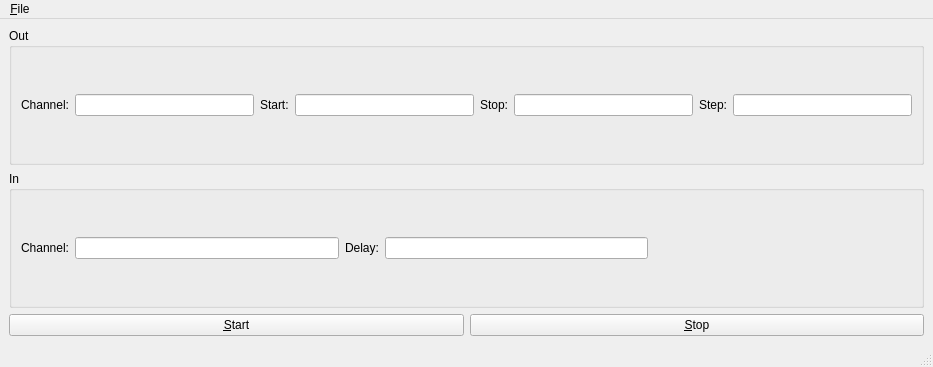
<?xml version="1.0" encoding="UTF-8"?>
<ui version="4.0">
 <class>MainWindow</class>
 <widget class="QMainWindow" name="MainWindow">
  <property name="geometry">
   <rect>
    <x>0</x>
    <y>0</y>
    <width>933</width>
    <height>367</height>
   </rect>
  </property>
  <property name="windowTitle">
   <string>MainWindow</string>
  </property>
  <widget class="QWidget" name="centralwidget">
   <layout class="QVBoxLayout" name="verticalLayout">
    <item>
     <widget class="QGroupBox" name="groupBox">
      <property name="sizePolicy">
       <sizepolicy hsizetype="Minimum" vsizetype="Preferred">
        <horstretch>0</horstretch>
        <verstretch>0</verstretch>
       </sizepolicy>
      </property>
      <property name="title">
       <string>Out</string>
      </property>
      <layout class="QGridLayout" name="gridLayout">
       <item row="1" column="6">
        <widget class="QLabel" name="label_4">
         <property name="text">
          <string>Step:</string>
         </property>
        </widget>
       </item>
       <item row="1" column="7">
        <widget class="QLineEdit" name="out_step_line"/>
       </item>
       <item row="1" column="5">
        <widget class="QLineEdit" name="out_stop_line"/>
       </item>
       <item row="1" column="4">
        <widget class="QLabel" name="label_3">
         <property name="text">
          <string>Stop:</string>
         </property>
        </widget>
       </item>
       <item row="1" column="0">
        <widget class="QLabel" name="label">
         <property name="text">
          <string>Channel:</string>
         </property>
        </widget>
       </item>
       <item row="1" column="1">
        <widget class="QLineEdit" name="out_channel_line">
         <property name="sizePolicy">
          <sizepolicy hsizetype="Expanding" vsizetype="Fixed">
           <horstretch>0</horstretch>
           <verstretch>0</verstretch>
          </sizepolicy>
         </property>
         <property name="minimumSize">
          <size>
           <width>0</width>
           <height>0</height>
          </size>
         </property>
         <property name="maxLength">
          <number>2</number>
         </property>
        </widget>
       </item>
       <item row="1" column="3">
        <widget class="QLineEdit" name="out_start_line"/>
       </item>
       <item row="1" column="2">
        <widget class="QLabel" name="label_2">
         <property name="text">
          <string>Start:</string>
         </property>
        </widget>
       </item>
      </layout>
     </widget>
    </item>
    <item>
     <widget class="QGroupBox" name="groupBox_2">
      <property name="title">
       <string>In</string>
      </property>
      <layout class="QGridLayout" name="gridLayout_2">
       <item row="0" column="1">
        <widget class="QLineEdit" name="in_channel_line">
         <property name="sizePolicy">
          <sizepolicy hsizetype="Expanding" vsizetype="Fixed">
           <horstretch>0</horstretch>
           <verstretch>0</verstretch>
          </sizepolicy>
         </property>
         <property name="minimumSize">
          <size>
           <width>0</width>
           <height>0</height>
          </size>
         </property>
         <property name="maxLength">
          <number>2</number>
         </property>
        </widget>
       </item>
       <item row="0" column="0">
        <widget class="QLabel" name="label_5">
         <property name="text">
          <string>Channel:</string>
         </property>
        </widget>
       </item>
       <item row="0" column="2">
        <widget class="QLabel" name="label_6">
         <property name="text">
          <string>Delay:</string>
         </property>
        </widget>
       </item>
       <item row="0" column="3">
        <widget class="QLineEdit" name="in_delay_line"/>
       </item>
       <item row="0" column="4">
        <spacer name="horizontalSpacer">
         <property name="orientation">
          <enum>Qt::Horizontal</enum>
         </property>
         <property name="sizeHint" stdset="0">
          <size>
           <width>40</width>
           <height>20</height>
          </size>
         </property>
        </spacer>
       </item>
      </layout>
     </widget>
    </item>
    <item>
     <layout class="QHBoxLayout" name="horizontalLayout">
      <item>
       <widget class="QPushButton" name="start_button">
        <property name="text">
         <string>&amp;Start</string>
        </property>
       </widget>
      </item>
      <item>
       <widget class="QPushButton" name="stop_button">
        <property name="text">
         <string>&amp;Stop</string>
        </property>
       </widget>
      </item>
     </layout>
    </item>
   </layout>
  </widget>
  <widget class="QMenuBar" name="menubar">
   <property name="geometry">
    <rect>
     <x>0</x>
     <y>0</y>
     <width>933</width>
     <height>22</height>
    </rect>
   </property>
   <widget class="QMenu" name="menuFile">
    <property name="title">
     <string>&amp;File</string>
    </property>
    <addaction name="action_Save"/>
    <addaction name="actionOpen_File"/>
   </widget>
   <addaction name="menuFile"/>
  </widget>
  <widget class="QStatusBar" name="statusbar"/>
  <action name="action_Save">
   <property name="text">
    <string>&amp;Save</string>
   </property>
   <property name="shortcut">
    <string>Ctrl+S</string>
   </property>
  </action>
  <action name="actionOpen_File">
   <property name="text">
    <string>Open File</string>
   </property>
  </action>
 </widget>
 <tabstops>
  <tabstop>out_channel_line</tabstop>
  <tabstop>out_start_line</tabstop>
  <tabstop>out_stop_line</tabstop>
  <tabstop>out_step_line</tabstop>
  <tabstop>in_channel_line</tabstop>
  <tabstop>in_delay_line</tabstop>
 </tabstops>
 <resources/>
 <connections/>
</ui>
